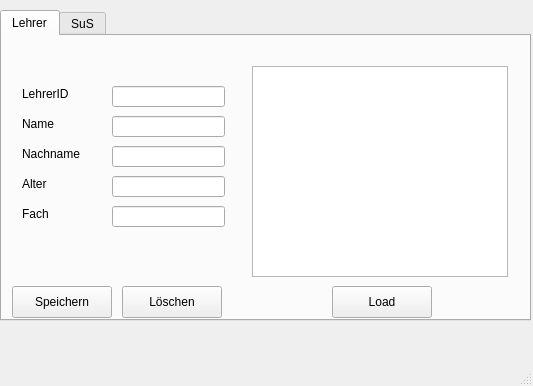
<?xml version="1.0" encoding="UTF-8"?>
<ui version="4.0">
 <class>MainWindow</class>
 <widget class="QMainWindow" name="MainWindow">
  <property name="geometry">
   <rect>
    <x>0</x>
    <y>0</y>
    <width>533</width>
    <height>386</height>
   </rect>
  </property>
  <property name="windowTitle">
   <string>MainWindow</string>
  </property>
  <widget class="QWidget" name="centralwidget">
   <widget class="QTabWidget" name="tabWidget">
    <property name="geometry">
     <rect>
      <x>0</x>
      <y>10</y>
      <width>531</width>
      <height>311</height>
     </rect>
    </property>
    <property name="currentIndex">
     <number>0</number>
    </property>
    <widget class="QWidget" name="Lehrer">
     <attribute name="title">
      <string>Lehrer</string>
     </attribute>
     <widget class="QLineEdit" name="NameL_I">
      <property name="geometry">
       <rect>
        <x>110</x>
        <y>80</y>
        <width>113</width>
        <height>21</height>
       </rect>
      </property>
     </widget>
     <widget class="QLabel" name="NameL_L">
      <property name="geometry">
       <rect>
        <x>20</x>
        <y>80</y>
        <width>58</width>
        <height>16</height>
       </rect>
      </property>
      <property name="text">
       <string>Name</string>
      </property>
     </widget>
     <widget class="QLabel" name="NachnameL_L">
      <property name="geometry">
       <rect>
        <x>20</x>
        <y>110</y>
        <width>71</width>
        <height>16</height>
       </rect>
      </property>
      <property name="text">
       <string>Nachname</string>
      </property>
     </widget>
     <widget class="QLineEdit" name="NachnameL_I">
      <property name="geometry">
       <rect>
        <x>110</x>
        <y>110</y>
        <width>113</width>
        <height>21</height>
       </rect>
      </property>
     </widget>
     <widget class="QLabel" name="AlterL_L">
      <property name="geometry">
       <rect>
        <x>20</x>
        <y>140</y>
        <width>58</width>
        <height>16</height>
       </rect>
      </property>
      <property name="text">
       <string>Alter</string>
      </property>
     </widget>
     <widget class="QLineEdit" name="AlterL_I">
      <property name="geometry">
       <rect>
        <x>110</x>
        <y>140</y>
        <width>113</width>
        <height>21</height>
       </rect>
      </property>
     </widget>
     <widget class="QLabel" name="Fach_L">
      <property name="geometry">
       <rect>
        <x>20</x>
        <y>170</y>
        <width>58</width>
        <height>16</height>
       </rect>
      </property>
      <property name="text">
       <string>Fach</string>
      </property>
     </widget>
     <widget class="QLineEdit" name="Fach_I">
      <property name="geometry">
       <rect>
        <x>110</x>
        <y>170</y>
        <width>113</width>
        <height>21</height>
       </rect>
      </property>
     </widget>
     <widget class="QListWidget" name="OutputL">
      <property name="geometry">
       <rect>
        <x>250</x>
        <y>30</y>
        <width>256</width>
        <height>211</height>
       </rect>
      </property>
     </widget>
     <widget class="QPushButton" name="SpeichernL">
      <property name="geometry">
       <rect>
        <x>10</x>
        <y>250</y>
        <width>100</width>
        <height>32</height>
       </rect>
      </property>
      <property name="text">
       <string>Speichern</string>
      </property>
     </widget>
     <widget class="QLabel" name="LehrerID_L">
      <property name="geometry">
       <rect>
        <x>20</x>
        <y>50</y>
        <width>58</width>
        <height>16</height>
       </rect>
      </property>
      <property name="text">
       <string>LehrerID</string>
      </property>
     </widget>
     <widget class="QLineEdit" name="LehrerID_I">
      <property name="geometry">
       <rect>
        <x>110</x>
        <y>50</y>
        <width>113</width>
        <height>21</height>
       </rect>
      </property>
     </widget>
     <widget class="QPushButton" name="LoeschenL">
      <property name="geometry">
       <rect>
        <x>120</x>
        <y>250</y>
        <width>100</width>
        <height>32</height>
       </rect>
      </property>
      <property name="text">
       <string>Löschen</string>
      </property>
     </widget>
     <widget class="QPushButton" name="LoadL">
      <property name="geometry">
       <rect>
        <x>330</x>
        <y>250</y>
        <width>100</width>
        <height>32</height>
       </rect>
      </property>
      <property name="text">
       <string>Load</string>
      </property>
     </widget>
    </widget>
    <widget class="QWidget" name="tab_2">
     <attribute name="title">
      <string>SuS</string>
     </attribute>
     <widget class="QLabel" name="AlterS_L">
      <property name="geometry">
       <rect>
        <x>20</x>
        <y>140</y>
        <width>58</width>
        <height>16</height>
       </rect>
      </property>
      <property name="text">
       <string>Alter</string>
      </property>
     </widget>
     <widget class="QLineEdit" name="NachnameS_I">
      <property name="geometry">
       <rect>
        <x>110</x>
        <y>110</y>
        <width>113</width>
        <height>21</height>
       </rect>
      </property>
     </widget>
     <widget class="QPushButton" name="LoeschenS">
      <property name="geometry">
       <rect>
        <x>120</x>
        <y>250</y>
        <width>100</width>
        <height>32</height>
       </rect>
      </property>
      <property name="text">
       <string>Löschen</string>
      </property>
     </widget>
     <widget class="QListWidget" name="OutputS">
      <property name="geometry">
       <rect>
        <x>250</x>
        <y>30</y>
        <width>256</width>
        <height>211</height>
       </rect>
      </property>
     </widget>
     <widget class="QLabel" name="NameS_L">
      <property name="geometry">
       <rect>
        <x>20</x>
        <y>80</y>
        <width>58</width>
        <height>16</height>
       </rect>
      </property>
      <property name="text">
       <string>Name</string>
      </property>
     </widget>
     <widget class="QLineEdit" name="Klasse_I">
      <property name="geometry">
       <rect>
        <x>110</x>
        <y>170</y>
        <width>113</width>
        <height>21</height>
       </rect>
      </property>
     </widget>
     <widget class="QLineEdit" name="AlterS_I">
      <property name="geometry">
       <rect>
        <x>110</x>
        <y>140</y>
        <width>113</width>
        <height>21</height>
       </rect>
      </property>
     </widget>
     <widget class="QLabel" name="SuSID_L">
      <property name="geometry">
       <rect>
        <x>20</x>
        <y>50</y>
        <width>58</width>
        <height>16</height>
       </rect>
      </property>
      <property name="text">
       <string>SuSID</string>
      </property>
     </widget>
     <widget class="QLabel" name="Klasse_L">
      <property name="geometry">
       <rect>
        <x>20</x>
        <y>170</y>
        <width>58</width>
        <height>16</height>
       </rect>
      </property>
      <property name="text">
       <string>Klasse</string>
      </property>
     </widget>
     <widget class="QLineEdit" name="SuSID_I">
      <property name="geometry">
       <rect>
        <x>110</x>
        <y>50</y>
        <width>113</width>
        <height>21</height>
       </rect>
      </property>
     </widget>
     <widget class="QPushButton" name="SpeichernS">
      <property name="geometry">
       <rect>
        <x>10</x>
        <y>250</y>
        <width>100</width>
        <height>32</height>
       </rect>
      </property>
      <property name="text">
       <string>Speichern</string>
      </property>
     </widget>
     <widget class="QLineEdit" name="NameS_I">
      <property name="geometry">
       <rect>
        <x>110</x>
        <y>80</y>
        <width>113</width>
        <height>21</height>
       </rect>
      </property>
     </widget>
     <widget class="QLabel" name="NachnameS_L">
      <property name="geometry">
       <rect>
        <x>20</x>
        <y>110</y>
        <width>71</width>
        <height>16</height>
       </rect>
      </property>
      <property name="text">
       <string>Nachname</string>
      </property>
     </widget>
     <widget class="QLineEdit" name="Raum_I">
      <property name="geometry">
       <rect>
        <x>110</x>
        <y>200</y>
        <width>113</width>
        <height>21</height>
       </rect>
      </property>
      <property name="text">
       <string/>
      </property>
     </widget>
     <widget class="QLabel" name="Raum_L">
      <property name="geometry">
       <rect>
        <x>20</x>
        <y>200</y>
        <width>58</width>
        <height>16</height>
       </rect>
      </property>
      <property name="text">
       <string>Raum</string>
      </property>
     </widget>
     <widget class="QPushButton" name="LoadS">
      <property name="geometry">
       <rect>
        <x>330</x>
        <y>250</y>
        <width>100</width>
        <height>32</height>
       </rect>
      </property>
      <property name="text">
       <string>Load</string>
      </property>
     </widget>
    </widget>
   </widget>
  </widget>
  <widget class="QMenuBar" name="menubar">
   <property name="geometry">
    <rect>
     <x>0</x>
     <y>0</y>
     <width>533</width>
     <height>37</height>
    </rect>
   </property>
  </widget>
  <widget class="QStatusBar" name="statusbar"/>
 </widget>
 <tabstops>
  <tabstop>LehrerID_I</tabstop>
  <tabstop>NameL_I</tabstop>
  <tabstop>NachnameL_I</tabstop>
  <tabstop>AlterL_I</tabstop>
  <tabstop>Fach_I</tabstop>
  <tabstop>SpeichernL</tabstop>
  <tabstop>LoeschenL</tabstop>
  <tabstop>OutputL</tabstop>
  <tabstop>LoadL</tabstop>
  <tabstop>SuSID_I</tabstop>
  <tabstop>NameS_I</tabstop>
  <tabstop>NachnameS_I</tabstop>
  <tabstop>AlterS_I</tabstop>
  <tabstop>Klasse_I</tabstop>
  <tabstop>Raum_I</tabstop>
  <tabstop>SpeichernS</tabstop>
  <tabstop>LoeschenS</tabstop>
  <tabstop>OutputS</tabstop>
  <tabstop>LoadS</tabstop>
  <tabstop>tabWidget</tabstop>
 </tabstops>
 <resources/>
 <connections/>
</ui>
